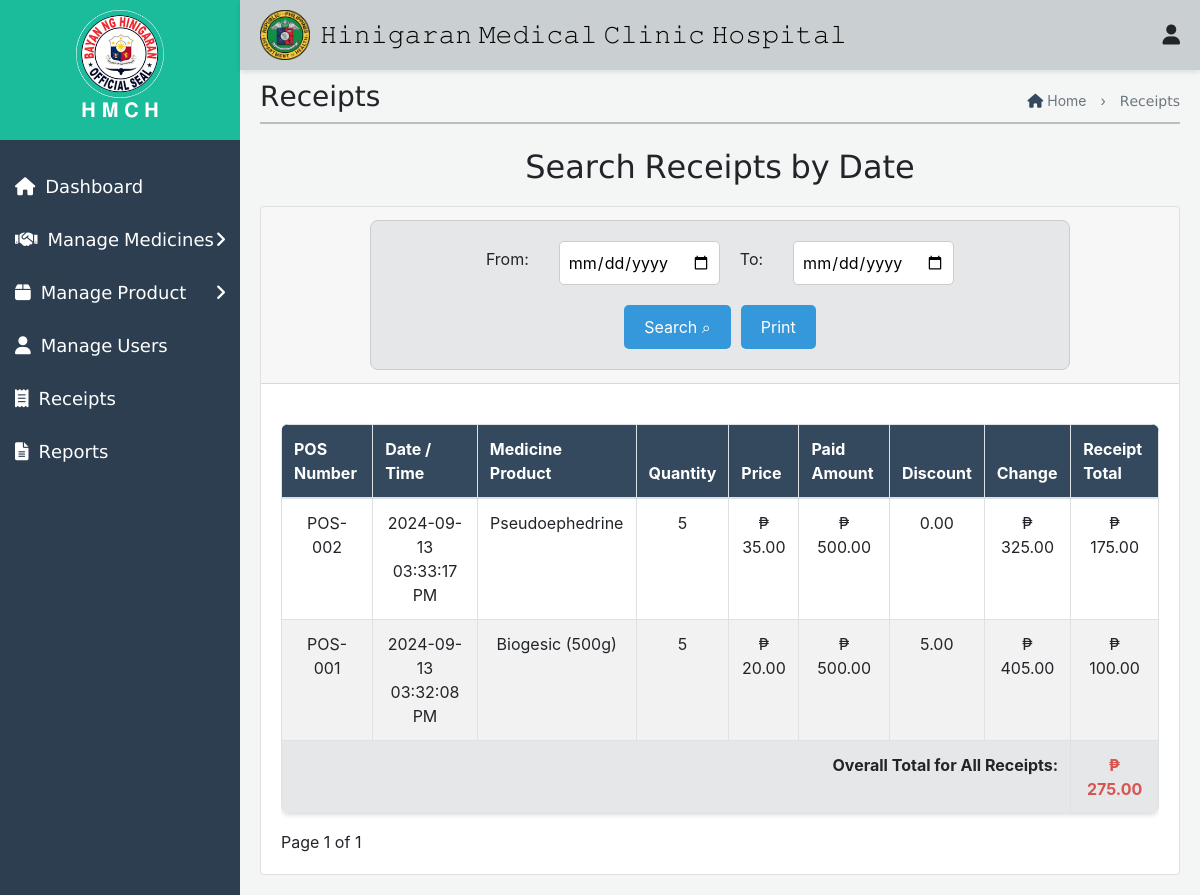
The app's page /Pharmacy/PharmacyReceipts.php, older data.
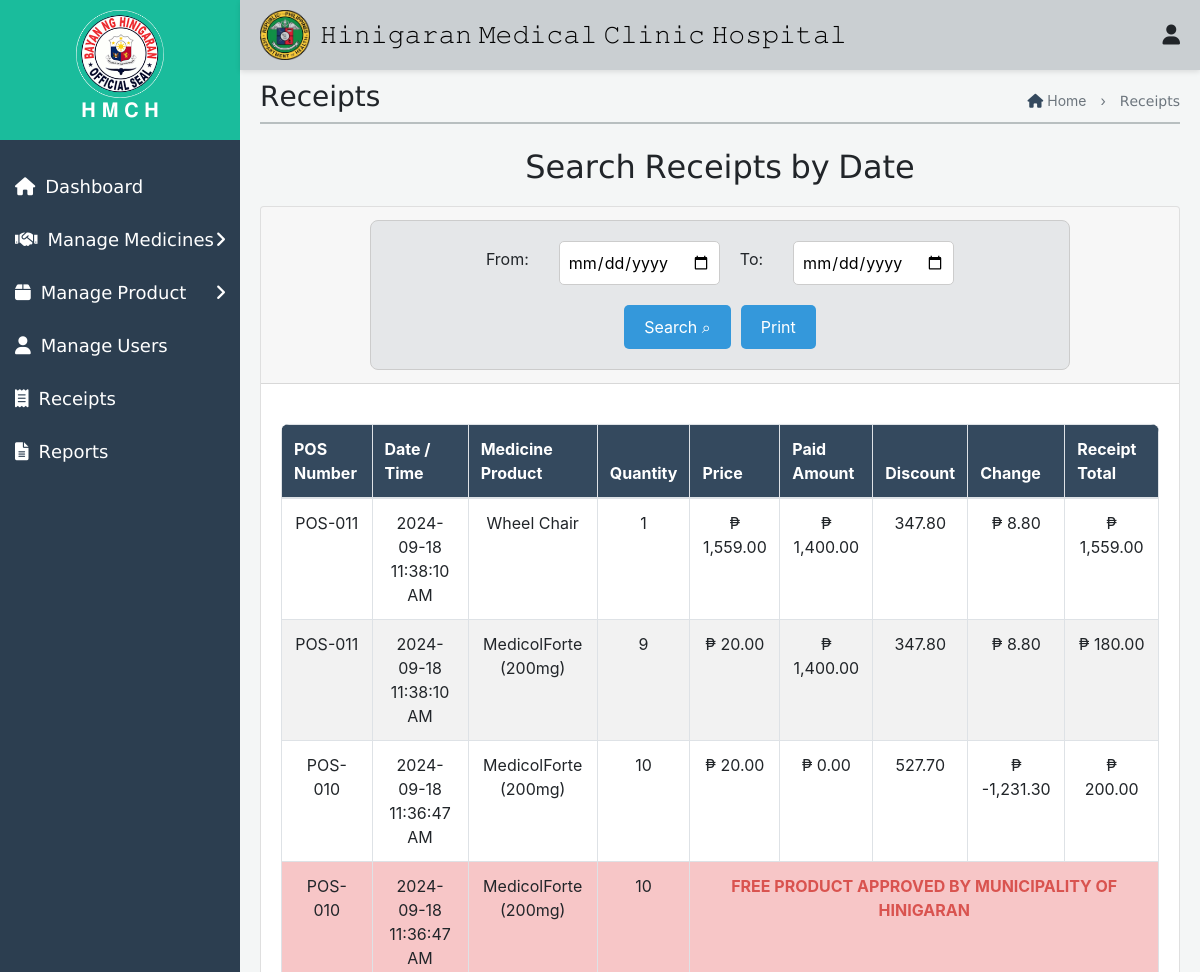
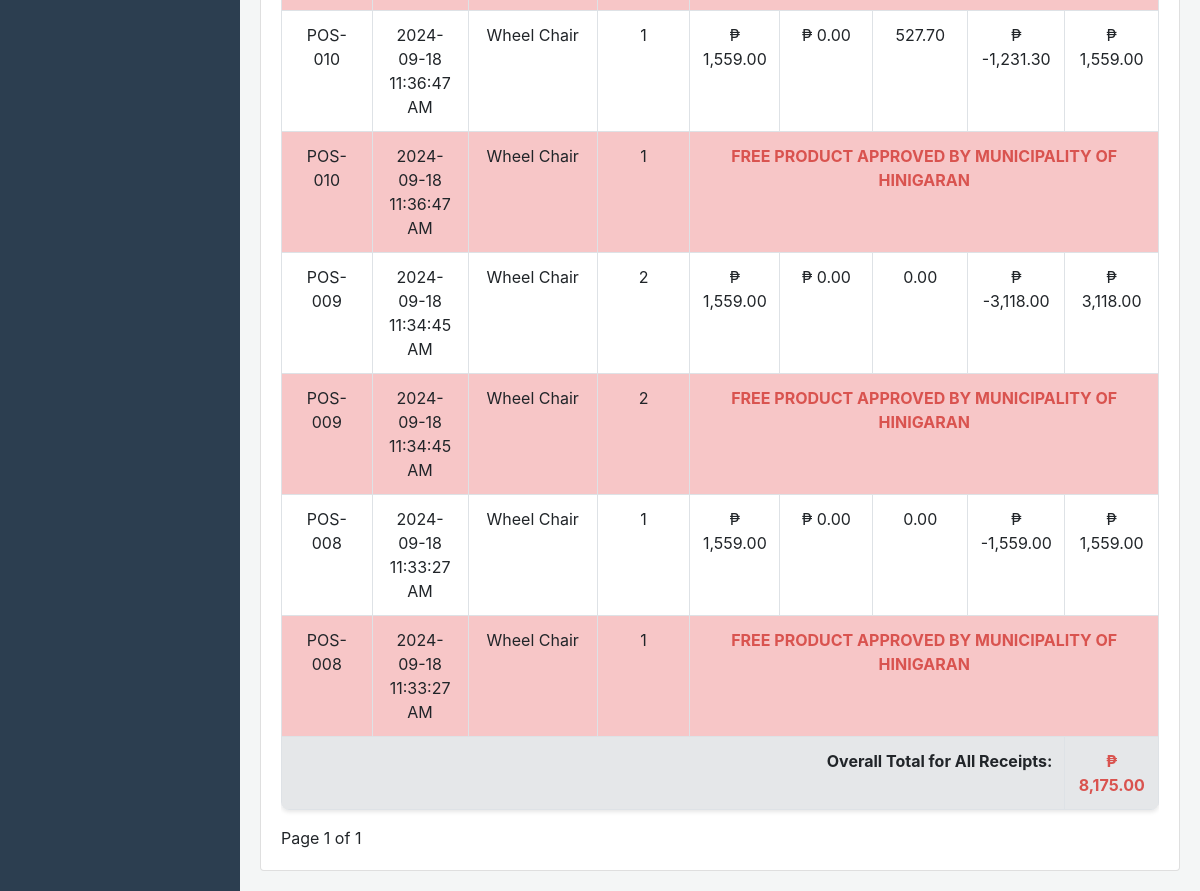
The same page, newer data (2 pictures, top to bottom).
### tables this page shows
CREATE TABLE `receipt_items` (
  `id` int(11) NOT NULL,
  `receipt_id` int(11) DEFAULT NULL,
  `medicine_product` varchar(255) NOT NULL,
  `quantity` int(11) NOT NULL,
  `price` decimal(10,2) NOT NULL,
  `total` decimal(10,2) NOT NULL
);

CREATE TABLE `receipts` (
  `id` int(11) NOT NULL,
  `pos_number` varchar(50) NOT NULL,
  `total` decimal(10,2) NOT NULL,
  `created_at` timestamp NOT NULL DEFAULT current_timestamp(),
  `paid_amount` decimal(10,2) NOT NULL,
  `change_amount` decimal(10,2) NOT NULL,
  `discount_amount` decimal(10,2) DEFAULT 0.00,
  `refunded_amount` decimal(10,2) DEFAULT NULL,
  `refund_reason` varchar(255) DEFAULT NULL,
  `refunded_at` timestamp NULL DEFAULT NULL
);

### Pharmacy/PharmacyReceipts.php (the view, shortened to what the changed rows need)
<!DOCTYPE html>
<html lang="en">
<head>
    <link rel="stylesheet" href="Receipt.css">
    <link href="https://maxcdn.bootstrapcdn.com/bootstrap/4.5.2/css/bootstrap.min.css" rel="stylesheet">
    <link href="https://cdnjs.cloudflare.com/ajax/libs/font-awesome/5.15.4/css/all.min.css" rel="stylesheet">
</head>
<body>
    <div class="top-nav">
    <div class="icon-container">
        <h1>𝙷𝚒𝚗𝚒𝚐𝚊𝚛𝚊𝚗 𝙼𝚎𝚍𝚒𝚌𝚊𝚕 𝙲𝚕𝚒𝚗𝚒𝚌 𝙷𝚘𝚜𝚙𝚒𝚝𝚊𝚕</h1>
    </div>
</div>
    <div id="mySidenav" class="side-nav">
        <div class="logo-container">
            <h2>𝐇 𝐌 𝐂 𝐇</h2>
        </div>
    </div>
    <div id="mainContent" class="main-content">
<div class="first1" style="opacity: 0.9; border-top: 2px solid #b2babb; margin-top: -20px;"></div><br>
<h2 class="form-title">𝖲𝖾𝖺𝗋𝖼𝗁 𝖱𝖾𝖼𝖾𝗂𝗉𝗍𝗌 𝖻𝗒 𝖣𝖺𝗍𝖾</h2>
<section id="receipt-section">
    <div class="card">
        <div class="card-body">
            <div class="table-responsive" id="printableArea">
                <table border="1" class="table table-bordered" style="width:100%; border-collapse:collapse;">
                    <thead>
                        <tr>
                            <th>POS Number</th>
                            <th>Date / Time</th>
                            <th>Medicine Product</th>
                            <th>Quantity</th>
                            <th>Price</th>
                            <th>Paid Amount</th>
                            <th>Discount</th>
                            <th>Change</th>
                            <th>Receipt Total</th>
                        </tr>
                    </thead>
                    <tbody>
                       <?php
$servername = "localhost";
$username = "root";
$password = "";
$dbname = "database";
$conn = new mysqli($servername, $username, $password, $dbname);
$from_date = isset($_POST['from_date']) ? $_POST['from_date'] : '';
$to_date = isset($_POST['to_date']) ? $_POST['to_date'] : '';
$limit = 11;
$page = isset($_GET['page']) ? $_GET['page'] : 1;
$offset = ($page - 1) * $limit;
$sql = "SELECT
            receipts.pos_number,
            receipts.total AS receipt_total,
            receipts.created_at,
            receipts.paid_amount,
            receipts.change_amount,
            receipts.discount_amount,
            receipt_items.medicine_product,
            receipt_items.quantity,
            receipt_items.price,
            receipt_items.total AS item_total
        FROM
            receipts
        LEFT JOIN
            receipt_items
        ON
            receipts.id = receipt_items.receipt_id
        WHERE
            (DATE(receipts.created_at) BETWEEN '$from_date' AND '$to_date' OR '$from_date' = '' OR '$to_date' = '')
        ORDER BY
            receipts.created_at DESC
        LIMIT $limit OFFSET $offset";
$result = $conn->query($sql);
$overall_total = 0;
if ($result->num_rows > 0) {
    while ($row = $result->fetch_assoc()) {
        $receiptDate = date('Y-m-d', strtotime($row['created_at']));
        $receiptTime = date('h:i:s A', strtotime($row['created_at']));
        $pos_number = $row['pos_number'];
        $medicine_product = $row['medicine_product'];
        $quantity = $row['quantity'];
        $overall_total += $row['item_total'];
        echo "<tr>
                <td>" . $row['pos_number'] . "</td>
                <td>" . $receiptDate . " " . $receiptTime . "</td>
                <td>" . $row['medicine_product'] . "</td>
                <td>" . $row['quantity'] . "</td>
                <td>₱ " . number_format($row['price'], 2) . "</td>
                <td>₱ " . number_format($row['paid_amount'], 2) . "</td>
                <td>" . number_format($row['discount_amount'], 2) . "</td>
                <td>₱ " . number_format($row['change_amount'], 2) . "</td>
                <td>₱ " . number_format($row['item_total'], 2) . "</td>
              </tr>";
        if ($row['paid_amount'] == 0) {
            echo "<tr style='background-color: #f7c6c7;'>
                    <td>" . $pos_number . "</td>
                    <td>" . $receiptDate . " " . $receiptTime . "</td>
                    <td>" . $medicine_product . "</td>
                    <td>" . $quantity . "</td>
                    <td colspan='5' style='text-align: center; font-weight: bold; color: #d9534f;'>
                        FREE PRODUCT APPROVED BY MUNICIPALITY OF HINIGARAN
                    </td>
                  </tr>";
        }
    }
    echo "<tr style='background-color: #e5e7e9; font-weight: bold;' id='overall-total'>
            <td colspan='8' style='text-align: right;'>Overall Total for All Receipts:</td>
            <td style='color: #d9534f;'>₱ " . number_format($overall_total, 2) . "</td>
          </tr>";
} else {
    echo "<tr><td colspan='9'>No receipts found for the selected date range</td></tr>";
}
?>
                    </tbody>
                </table>
            </div>
        </div>
    </div>
</section>
<link rel="stylesheet" href="https://cdnjs.cloudflare.com/ajax/libs/font-awesome/6.0.0-beta3/css/all.min.css">
</body>
</html>

Row changes from the older to the newer data that the page shows:
removed receipt_items: receipt.pos_number "POS-002", receipt.created_at "2024-09-13", receipt.created_at "03:33:17 PM", medicine_product "Pseudoephedrine", quantity "5", price "35.00", receipt.paid_amount "500.00", receipt.discount_amount "0.00", receipt.change_amount "325.00", total "175.00"
removed receipt_items: receipt.pos_number "POS-001", receipt.created_at "2024-09-13", receipt.created_at "03:32:08 PM", medicine_product "Biogesic (500g)", quantity "5", price "20.00", receipt.paid_amount "500.00", receipt.discount_amount "5.00", receipt.change_amount "405.00", total "100.00"
added receipt_items: receipt.pos_number "POS-011", receipt.created_at "2024-09-18", receipt.created_at "11:38:10 AM", medicine_product "Wheel Chair", quantity "1", price "1,559.00", receipt.paid_amount "1,400.00", receipt.discount_amount "347.80", receipt.change_amount "8.80", total "1,559.00"
added receipt_items: receipt.pos_number "POS-011", receipt.created_at "2024-09-18", receipt.created_at "11:38:10 AM", medicine_product "MedicolForte (200mg)", quantity "9", price "20.00", receipt.paid_amount "1,400.00", receipt.discount_amount "347.80", receipt.change_amount "8.80", total "180.00"
added receipt_items: receipt.pos_number "POS-010", receipt.created_at "2024-09-18", receipt.created_at "11:36:47 AM", medicine_product "MedicolForte (200mg)", quantity "10", price "20.00", receipt.paid_amount "0.00", receipt.discount_amount "527.70", receipt.change_amount "-1,231.30", total "200.00"
added receipt_items: receipt.pos_number "POS-010", receipt.created_at "2024-09-18", receipt.created_at "11:36:47 AM", medicine_product "Wheel Chair", quantity "1", price "1,559.00", receipt.paid_amount "0.00", receipt.discount_amount "527.70", receipt.change_amount "-1,231.30", total "1,559.00"
added receipt_items: receipt.pos_number "POS-009", receipt.created_at "2024-09-18", receipt.created_at "11:34:45 AM", medicine_product "Wheel Chair", quantity "2", price "1,559.00", receipt.paid_amount "0.00", receipt.discount_amount "0.00", receipt.change_amount "-3,118.00", total "3,118.00"
added receipt_items: receipt.pos_number "POS-008", receipt.created_at "2024-09-18", receipt.created_at "11:33:27 AM", medicine_product "Wheel Chair", quantity "1", price "1,559.00", receipt.paid_amount "0.00", receipt.discount_amount "0.00", receipt.change_amount "-1,559.00", total "1,559.00"
Text that changed along with them:
$overall_total: "275.00" → "8,175.00"
